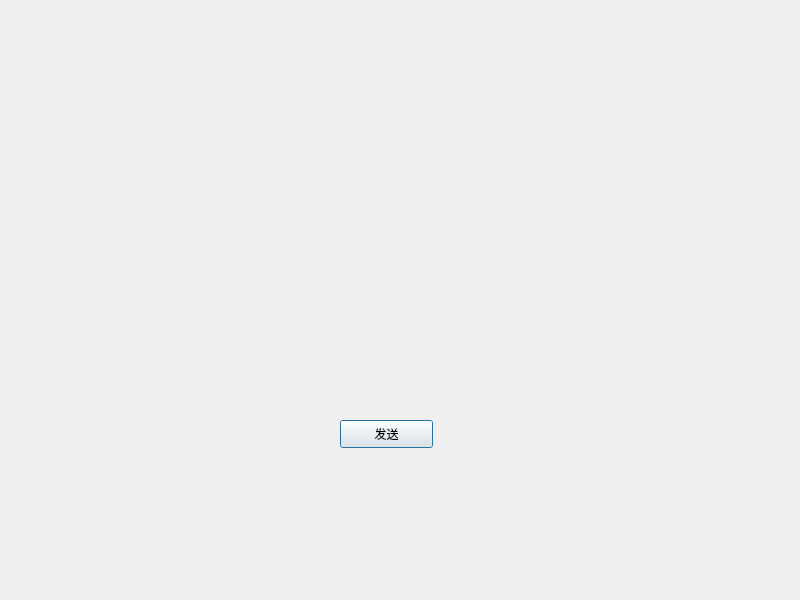
<?xml version="1.0" encoding="UTF-8"?>
<ui version="4.0">
 <class>Dialog</class>
 <widget class="QDialog" name="Dialog">
  <property name="geometry">
   <rect>
    <x>0</x>
    <y>0</y>
    <width>800</width>
    <height>600</height>
   </rect>
  </property>
  <property name="windowTitle">
   <string>Dialog</string>
  </property>
  <widget class="QPushButton" name="pushButton_send">
   <property name="geometry">
    <rect>
     <x>340</x>
     <y>420</y>
     <width>93</width>
     <height>28</height>
    </rect>
   </property>
   <property name="text">
    <string>发送</string>
   </property>
  </widget>
 </widget>
 <resources/>
 <connections/>
</ui>
